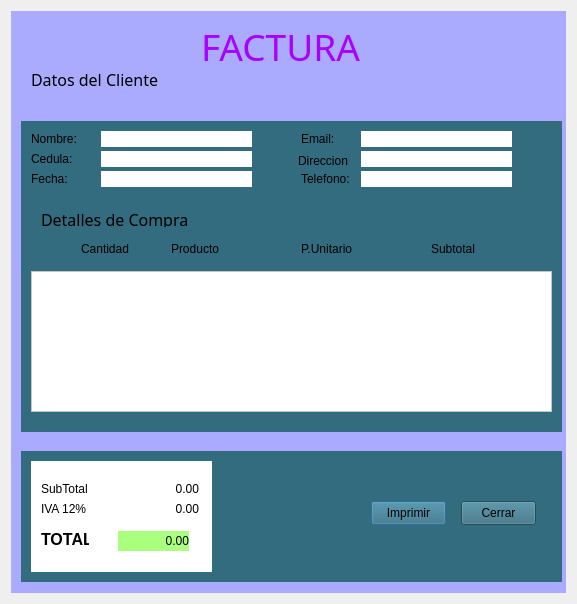
<?xml version="1.0" encoding="UTF-8"?>
<ui version="4.0">
 <class>Factura</class>
 <widget class="QDialog" name="Factura">
  <property name="geometry">
   <rect>
    <x>0</x>
    <y>0</y>
    <width>577</width>
    <height>604</height>
   </rect>
  </property>
  <property name="windowTitle">
   <string>Dialog</string>
  </property>
  <property name="windowIcon">
   <iconset resource="Recursos.qrc">
    <normaloff>:/Recursos/img/factura.png</normaloff>:/Recursos/img/factura.png</iconset>
  </property>
  <layout class="QHBoxLayout" name="horizontalLayout">
   <item>
    <widget class="QWidget" name="widget" native="true">
     <property name="styleSheet">
      <string notr="true">background-color: rgb(170, 170, 255);</string>
     </property>
     <widget class="QWidget" name="widget_2" native="true">
      <property name="geometry">
       <rect>
        <x>10</x>
        <y>110</y>
        <width>541</width>
        <height>311</height>
       </rect>
      </property>
      <property name="styleSheet">
       <string notr="true">background-color: rgb(51, 107, 127);
</string>
      </property>
      <widget class="QLabel" name="label_3">
       <property name="geometry">
        <rect>
         <x>10</x>
         <y>10</y>
         <width>48</width>
         <height>16</height>
        </rect>
       </property>
       <property name="text">
        <string>Nombre:</string>
       </property>
      </widget>
      <widget class="QLabel" name="label_4">
       <property name="geometry">
        <rect>
         <x>10</x>
         <y>30</y>
         <width>48</width>
         <height>16</height>
        </rect>
       </property>
       <property name="text">
        <string>Cedula:</string>
       </property>
      </widget>
      <widget class="QLabel" name="label_5">
       <property name="geometry">
        <rect>
         <x>10</x>
         <y>50</y>
         <width>48</width>
         <height>16</height>
        </rect>
       </property>
       <property name="text">
        <string>Fecha:</string>
       </property>
      </widget>
      <widget class="QLabel" name="outNombre">
       <property name="geometry">
        <rect>
         <x>80</x>
         <y>10</y>
         <width>151</width>
         <height>16</height>
        </rect>
       </property>
       <property name="styleSheet">
        <string notr="true">background-color: rgb(255, 255, 255);</string>
       </property>
       <property name="text">
        <string/>
       </property>
       <property name="alignment">
        <set>Qt::AlignLeading|Qt::AlignLeft|Qt::AlignVCenter</set>
       </property>
      </widget>
      <widget class="QLabel" name="outCedula">
       <property name="geometry">
        <rect>
         <x>80</x>
         <y>30</y>
         <width>151</width>
         <height>16</height>
        </rect>
       </property>
       <property name="styleSheet">
        <string notr="true">background-color: rgb(255, 255, 255);</string>
       </property>
       <property name="text">
        <string/>
       </property>
       <property name="alignment">
        <set>Qt::AlignLeading|Qt::AlignLeft|Qt::AlignVCenter</set>
       </property>
      </widget>
      <widget class="QLabel" name="outFecha">
       <property name="geometry">
        <rect>
         <x>80</x>
         <y>50</y>
         <width>151</width>
         <height>16</height>
        </rect>
       </property>
       <property name="styleSheet">
        <string notr="true">background-color: rgb(255, 255, 255);</string>
       </property>
       <property name="text">
        <string/>
       </property>
       <property name="alignment">
        <set>Qt::AlignLeading|Qt::AlignLeft|Qt::AlignVCenter</set>
       </property>
      </widget>
      <widget class="QLabel" name="label_9">
       <property name="geometry">
        <rect>
         <x>280</x>
         <y>10</y>
         <width>48</width>
         <height>16</height>
        </rect>
       </property>
       <property name="text">
        <string>Email:</string>
       </property>
      </widget>
      <widget class="QLabel" name="label_10">
       <property name="geometry">
        <rect>
         <x>277</x>
         <y>30</y>
         <width>51</width>
         <height>20</height>
        </rect>
       </property>
       <property name="text">
        <string>Direccion:</string>
       </property>
      </widget>
      <widget class="QLabel" name="label_11">
       <property name="geometry">
        <rect>
         <x>280</x>
         <y>50</y>
         <width>48</width>
         <height>16</height>
        </rect>
       </property>
       <property name="text">
        <string>Telefono:</string>
       </property>
      </widget>
      <widget class="QLabel" name="outEmail">
       <property name="geometry">
        <rect>
         <x>340</x>
         <y>10</y>
         <width>151</width>
         <height>16</height>
        </rect>
       </property>
       <property name="styleSheet">
        <string notr="true">background-color: rgb(255, 255, 255);</string>
       </property>
       <property name="text">
        <string/>
       </property>
       <property name="alignment">
        <set>Qt::AlignLeading|Qt::AlignLeft|Qt::AlignVCenter</set>
       </property>
      </widget>
      <widget class="QLabel" name="outDireccion">
       <property name="geometry">
        <rect>
         <x>340</x>
         <y>30</y>
         <width>151</width>
         <height>16</height>
        </rect>
       </property>
       <property name="styleSheet">
        <string notr="true">background-color: rgb(255, 255, 255);</string>
       </property>
       <property name="text">
        <string/>
       </property>
       <property name="alignment">
        <set>Qt::AlignLeading|Qt::AlignLeft|Qt::AlignVCenter</set>
       </property>
      </widget>
      <widget class="QLabel" name="outTelefono">
       <property name="geometry">
        <rect>
         <x>340</x>
         <y>50</y>
         <width>151</width>
         <height>16</height>
        </rect>
       </property>
       <property name="styleSheet">
        <string notr="true">background-color: rgb(255, 255, 255);</string>
       </property>
       <property name="text">
        <string/>
       </property>
       <property name="alignment">
        <set>Qt::AlignLeading|Qt::AlignLeft|Qt::AlignVCenter</set>
       </property>
      </widget>
      <widget class="QLabel" name="label_15">
       <property name="geometry">
        <rect>
         <x>20</x>
         <y>90</y>
         <width>191</width>
         <height>16</height>
        </rect>
       </property>
       <property name="font">
        <font>
         <family>MV Boli</family>
         <pointsize>12</pointsize>
        </font>
       </property>
       <property name="text">
        <string>Detalles de Compra</string>
       </property>
      </widget>
      <widget class="QPlainTextEdit" name="outDetallesFactura">
       <property name="geometry">
        <rect>
         <x>10</x>
         <y>150</y>
         <width>521</width>
         <height>141</height>
        </rect>
       </property>
       <property name="styleSheet">
        <string notr="true">background-color: rgb(255, 255, 255);</string>
       </property>
      </widget>
      <widget class="QLabel" name="label_16">
       <property name="geometry">
        <rect>
         <x>60</x>
         <y>120</y>
         <width>51</width>
         <height>16</height>
        </rect>
       </property>
       <property name="text">
        <string>Cantidad</string>
       </property>
      </widget>
      <widget class="QLabel" name="label_17">
       <property name="geometry">
        <rect>
         <x>150</x>
         <y>120</y>
         <width>51</width>
         <height>16</height>
        </rect>
       </property>
       <property name="text">
        <string>Producto</string>
       </property>
      </widget>
      <widget class="QLabel" name="label_18">
       <property name="geometry">
        <rect>
         <x>280</x>
         <y>120</y>
         <width>71</width>
         <height>16</height>
        </rect>
       </property>
       <property name="text">
        <string>P.Unitario</string>
       </property>
      </widget>
      <widget class="QLabel" name="label_19">
       <property name="geometry">
        <rect>
         <x>410</x>
         <y>120</y>
         <width>48</width>
         <height>16</height>
        </rect>
       </property>
       <property name="text">
        <string>Subtotal</string>
       </property>
      </widget>
     </widget>
     <widget class="QWidget" name="widget_3" native="true">
      <property name="geometry">
       <rect>
        <x>10</x>
        <y>440</y>
        <width>541</width>
        <height>131</height>
       </rect>
      </property>
      <property name="styleSheet">
       <string notr="true">background-color: rgb(51, 107, 127);</string>
      </property>
      <widget class="QWidget" name="widget_4" native="true">
       <property name="geometry">
        <rect>
         <x>10</x>
         <y>10</y>
         <width>181</width>
         <height>111</height>
        </rect>
       </property>
       <property name="styleSheet">
        <string notr="true">background-color: rgb(255, 255, 255);</string>
       </property>
       <widget class="QLabel" name="label_20">
        <property name="geometry">
         <rect>
          <x>10</x>
          <y>20</y>
          <width>48</width>
          <height>16</height>
         </rect>
        </property>
        <property name="text">
         <string>SubTotal</string>
        </property>
       </widget>
       <widget class="QLabel" name="outSubTotal">
        <property name="geometry">
         <rect>
          <x>120</x>
          <y>20</y>
          <width>48</width>
          <height>16</height>
         </rect>
        </property>
        <property name="text">
         <string>0.00</string>
        </property>
        <property name="alignment">
         <set>Qt::AlignRight|Qt::AlignTrailing|Qt::AlignVCenter</set>
        </property>
       </widget>
       <widget class="QLabel" name="label_22">
        <property name="geometry">
         <rect>
          <x>10</x>
          <y>40</y>
          <width>48</width>
          <height>16</height>
         </rect>
        </property>
        <property name="text">
         <string>IVA 12%</string>
        </property>
       </widget>
       <widget class="QLabel" name="outIva">
        <property name="geometry">
         <rect>
          <x>120</x>
          <y>40</y>
          <width>48</width>
          <height>16</height>
         </rect>
        </property>
        <property name="text">
         <string>0.00</string>
        </property>
        <property name="alignment">
         <set>Qt::AlignRight|Qt::AlignTrailing|Qt::AlignVCenter</set>
        </property>
       </widget>
       <widget class="QLabel" name="label_24">
        <property name="geometry">
         <rect>
          <x>10</x>
          <y>70</y>
          <width>48</width>
          <height>16</height>
         </rect>
        </property>
        <property name="font">
         <font>
          <pointsize>12</pointsize>
          <bold>true</bold>
         </font>
        </property>
        <property name="text">
         <string>TOTAL</string>
        </property>
       </widget>
       <widget class="QLabel" name="outTotal">
        <property name="geometry">
         <rect>
          <x>87</x>
          <y>70</y>
          <width>71</width>
          <height>20</height>
         </rect>
        </property>
        <property name="styleSheet">
         <string notr="true">background-color: rgb(170, 255, 127);</string>
        </property>
        <property name="text">
         <string>0.00</string>
        </property>
        <property name="alignment">
         <set>Qt::AlignRight|Qt::AlignTrailing|Qt::AlignVCenter</set>
        </property>
       </widget>
      </widget>
      <widget class="QWidget" name="widget_5" native="true">
       <property name="geometry">
        <rect>
         <x>340</x>
         <y>20</y>
         <width>191</width>
         <height>80</height>
        </rect>
       </property>
       <widget class="QPushButton" name="btnImprimir">
        <property name="geometry">
         <rect>
          <x>10</x>
          <y>30</y>
          <width>75</width>
          <height>24</height>
         </rect>
        </property>
        <property name="text">
         <string>Imprimir</string>
        </property>
       </widget>
       <widget class="QPushButton" name="outCerrar">
        <property name="geometry">
         <rect>
          <x>100</x>
          <y>30</y>
          <width>75</width>
          <height>24</height>
         </rect>
        </property>
        <property name="text">
         <string>Cerrar</string>
        </property>
       </widget>
      </widget>
     </widget>
     <widget class="QLabel" name="label">
      <property name="geometry">
       <rect>
        <x>190</x>
        <y>20</y>
        <width>181</width>
        <height>31</height>
       </rect>
      </property>
      <property name="font">
       <font>
        <family>MV Boli</family>
        <pointsize>28</pointsize>
       </font>
      </property>
      <property name="styleSheet">
       <string notr="true">color: rgb(255, 85, 255);
color: rgb(170, 0, 255);</string>
      </property>
      <property name="text">
       <string>FACTURA</string>
      </property>
     </widget>
     <widget class="QLabel" name="label_2">
      <property name="geometry">
       <rect>
        <x>20</x>
        <y>60</y>
        <width>151</width>
        <height>16</height>
       </rect>
      </property>
      <property name="font">
       <font>
        <family>MV Boli</family>
        <pointsize>12</pointsize>
       </font>
      </property>
      <property name="text">
       <string>Datos del Cliente</string>
      </property>
     </widget>
    </widget>
   </item>
  </layout>
 </widget>
 <resources>
  <include location="Recursos.qrc"/>
 </resources>
 <connections/>
</ui>
